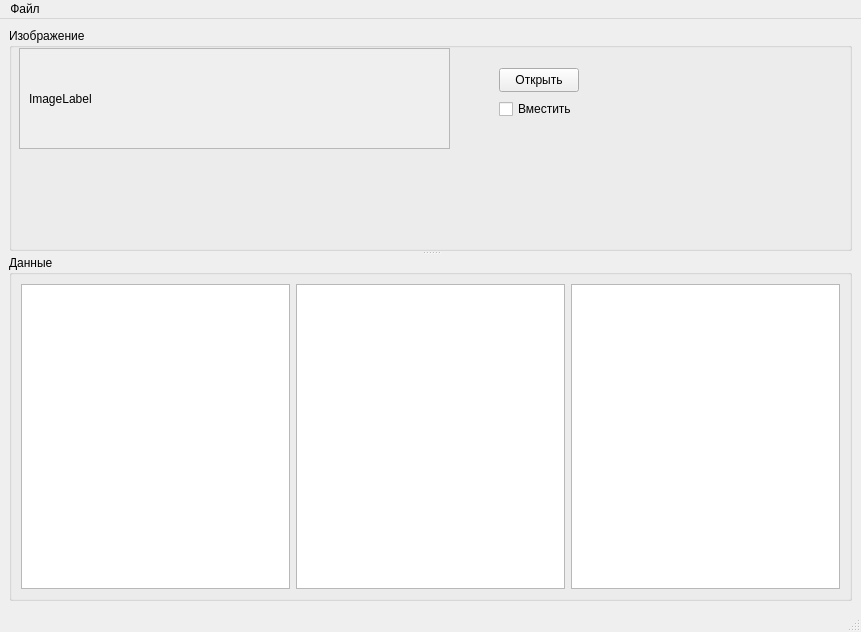
<?xml version="1.0" encoding="UTF-8"?>
<ui version="4.0">
 <class>MainWindow</class>
 <widget class="QMainWindow" name="MainWindow">
  <property name="geometry">
   <rect>
    <x>0</x>
    <y>0</y>
    <width>861</width>
    <height>632</height>
   </rect>
  </property>
  <property name="windowTitle">
   <string>MainWindow</string>
  </property>
  <widget class="QWidget" name="centralwidget">
   <layout class="QVBoxLayout" name="verticalLayout">
    <item>
     <widget class="QSplitter" name="splitter">
      <property name="orientation">
       <enum>Qt::Vertical</enum>
      </property>
      <property name="opaqueResize">
       <bool>true</bool>
      </property>
      <property name="childrenCollapsible">
       <bool>true</bool>
      </property>
      <widget class="QGroupBox" name="groupBoxImage">
       <property name="minimumSize">
        <size>
         <width>0</width>
         <height>150</height>
        </size>
       </property>
       <property name="title">
        <string>Изображение</string>
       </property>
       <widget class="QScrollArea" name="scrollArea">
        <property name="geometry">
         <rect>
          <x>10</x>
          <y>20</y>
          <width>431</width>
          <height>101</height>
         </rect>
        </property>
        <property name="widgetResizable">
         <bool>true</bool>
        </property>
        <widget class="QWidget" name="scrollAreaWidgetContents">
         <property name="geometry">
          <rect>
           <x>0</x>
           <y>0</y>
           <width>429</width>
           <height>99</height>
          </rect>
         </property>
         <layout class="QHBoxLayout" name="horizontalLayout">
          <item>
           <widget class="QLabel" name="labelImage">
            <property name="text">
             <string>ImageLabel</string>
            </property>
           </widget>
          </item>
         </layout>
        </widget>
       </widget>
       <widget class="QCheckBox" name="checkBoxFitImage">
        <property name="geometry">
         <rect>
          <x>490</x>
          <y>70</y>
          <width>78</width>
          <height>22</height>
         </rect>
        </property>
        <property name="text">
         <string>Вместить</string>
        </property>
       </widget>
       <widget class="QPushButton" name="pushButtonOpen">
        <property name="geometry">
         <rect>
          <x>490</x>
          <y>40</y>
          <width>80</width>
          <height>24</height>
         </rect>
        </property>
        <property name="text">
         <string>Открыть</string>
        </property>
       </widget>
      </widget>
      <widget class="QGroupBox" name="groupBoxLists">
       <property name="title">
        <string>Данные</string>
       </property>
       <layout class="QHBoxLayout" name="horizontalLayout_2">
        <item>
         <widget class="QListView" name="listView"/>
        </item>
        <item>
         <widget class="QTableView" name="tableView">
          <attribute name="horizontalHeaderCascadingSectionResizes">
           <bool>true</bool>
          </attribute>
          <attribute name="horizontalHeaderShowSortIndicator" stdset="0">
           <bool>true</bool>
          </attribute>
          <attribute name="horizontalHeaderStretchLastSection">
           <bool>true</bool>
          </attribute>
          <attribute name="verticalHeaderCascadingSectionResizes">
           <bool>true</bool>
          </attribute>
          <attribute name="verticalHeaderShowSortIndicator" stdset="0">
           <bool>true</bool>
          </attribute>
          <attribute name="verticalHeaderStretchLastSection">
           <bool>false</bool>
          </attribute>
         </widget>
        </item>
        <item>
         <widget class="QTreeView" name="treeView"/>
        </item>
       </layout>
      </widget>
     </widget>
    </item>
   </layout>
  </widget>
  <widget class="QMenuBar" name="menubar">
   <property name="geometry">
    <rect>
     <x>0</x>
     <y>0</y>
     <width>861</width>
     <height>21</height>
    </rect>
   </property>
   <widget class="QMenu" name="menuFile">
    <property name="title">
     <string>Файл</string>
    </property>
    <addaction name="actionLoadImage"/>
   </widget>
   <addaction name="menuFile"/>
  </widget>
  <widget class="QStatusBar" name="statusbar"/>
  <action name="actionLoadImage">
   <property name="text">
    <string>Загрузить изображение</string>
   </property>
  </action>
 </widget>
 <resources/>
 <connections/>
</ui>
